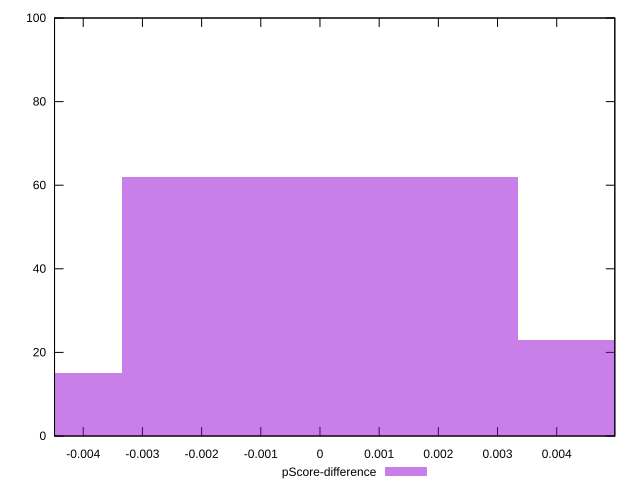

Source code (gnuplot):
reset

$pScoreDifference <<EOF
0.006677116330742235 23
0 62
-0.006677116330742235 15
EOF

set key outside below
set boxwidth 0.006677116330742235
set xrange [-0.00448512412864871:0.004981925783359958]
set yrange [0:100]
set trange [0:100]
set style fill transparent solid 0.5 noborder
set terminal svg size 640, 490 enhanced background rgb 'white'
set output "report_00011_2021-02-09T10:53:21.242Z/estimated-input-latency/samples/pages/pScore-difference/histogram.svg"

plot $pScoreDifference title "pScore-difference" with boxes

reset
